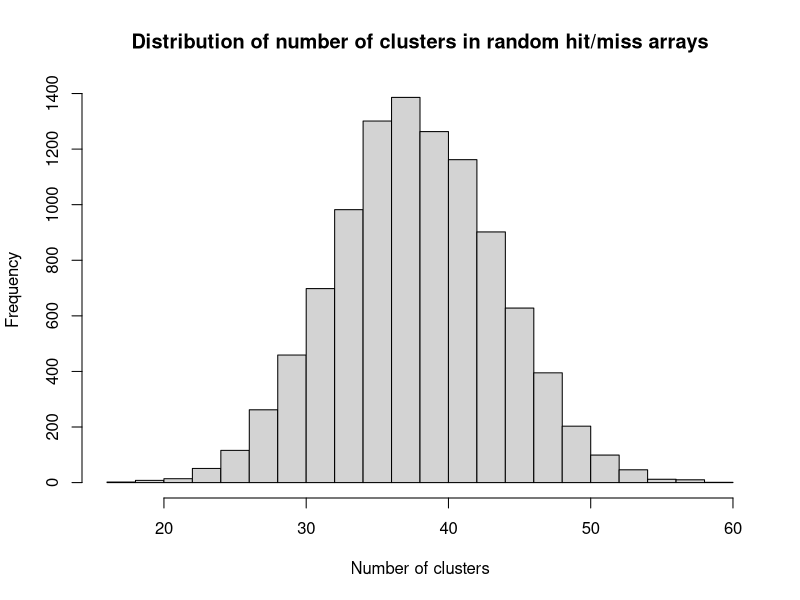

The R script that drew this image:
## ---- chunk 1
slug = c(
    'X', 'X', 'X', 'X', 'X', 'X', 'H', 'X', 'X', 'H', 'X', 'H', 'H', 'X', 'X',
    'X', 'X', 'X', 'X', 'X', 'X', 'H', 'X', 'X', 'X', 'X', 'X', 'H', 'X', 'X',
    'X', 'X', 'H', 'H', 'X', 'X', 'X', 'X', 'X', 'H', 'X', 'X', 'H', 'X', 'H',
    'X', 'X', 'X', 'H', 'H', 'X', 'X', 'X', 'X', 'X', 'H', 'X', 'H', 'X', 'X',
    'X', 'X', 'H', 'H', 'X', 'H', 'H', 'X', 'X', 'X', 'X', 'X', 'X', 'X', 'X',
    'X', 'X', 'H', 'X', 'X', 'X', 'H', 'X', 'X', 'H', 'X', 'X', 'H', 'X', 'H',
    'X', 'X', 'H', 'X', 'X', 'X', 'H', 'X', 'X', 'X'
)
## ---- chunk 2
slug_runs <- 0
current_element <- 'start-marker'  # Something that is always != to the elements.
for (element in slug) {
    if (element != current_element) {  # The previous cluster has finished.
        slug_runs <- slug_runs + 1  # Record we are in a new cluster.
        current_element <- element  # Give the starting element for the new cluster.
    }
}
# Show the count.
slug_runs
## ---- chunk 3
random_hand = c(
    'X', 'X', 'H', 'X', 'X', 'X', 'X', 'H', 'H', 'X', 'X', 'X', 'H', 'H', 'H',
    'X', 'X', 'X', 'X', 'X', 'H', 'X', 'X', 'X', 'H', 'X', 'X', 'H', 'X', 'X',
    'X', 'X', 'H', 'X', 'H', 'H', 'X', 'X', 'X', 'X', 'X', 'X', 'X', 'X', 'X',
    'H', 'X', 'X', 'X', 'X', 'X', 'X', 'H', 'H', 'X', 'X', 'X', 'X', 'X', 'H',
    'H', 'H', 'X', 'X', 'X', 'X', 'X', 'X', 'H', 'X', 'H', 'X', 'H', 'X', 'X',
    'H', 'X', 'H', 'X', 'X', 'X', 'X', 'X', 'X', 'X', 'X', 'X', 'H', 'X', 'X',
    'X', 'X', 'X', 'X', 'X', 'H', 'H', 'H', 'X', 'X'
)
random_runs <- 0
current_element <- 'start-marker'  # Something that is always != to the elements.
for (element in random_hand) {
    if (element != current_element) {  # The previous cluster has finished.
        random_runs <- random_runs + 1  # Record we are in a new cluster.
        current_element <- element  # Give the starting element for the new cluster.
    }
}
# Show the result.
random_runs
## ---- chunk 4
# Set the number of trials.
n_trials <- 10000

# An empty array to store the trials.
results <- numeric(n_trials)

for (i in 1:n_trials) {
    # Sample 100 "at-bats" with Slug's own probabilities.
    hits_misses <- sample(c('H', 'X'), size=100, replace=TRUE, prob=c(0.25, 0.75))
    # How many runs (of any length >=1) are there in the 100 at-bats?
    fake_runs <- 0
    current_element <- 'start-marker'  # Something always != to the elements.
    for (element in hits_misses) {
        if (element != current_element) {  # The previous cluster has finished.
            fake_runs <- fake_runs + 1  # Record we are in a new cluster.
            current_element <- element  # Give the starting element for the new cluster.
        }
    }
    # Record the result.
    results[i] <- fake_runs
}

hist(results, breaks=25,
    main='Distribution of number of clusters in random hit/miss arrays',
    xlab='Number of clusters')
